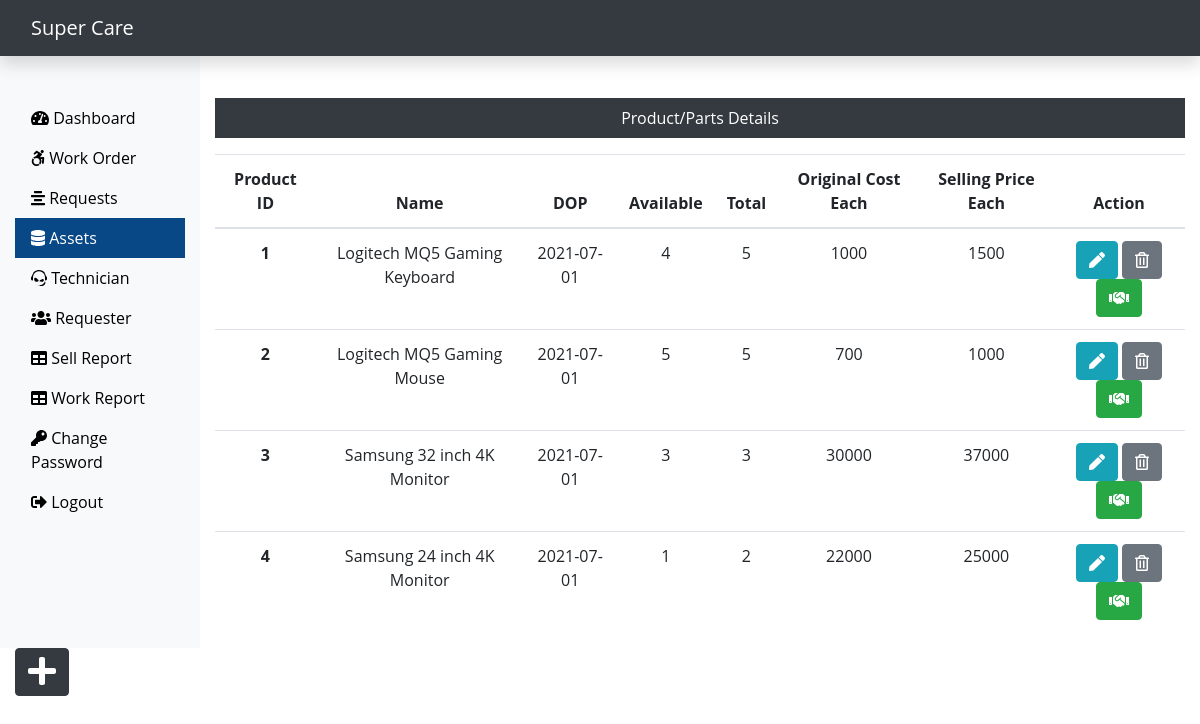
Page /Admin/assets.php (signed in) on the committed database.
### tables this page shows
CREATE TABLE `assets_tb` (
  `pid` int(11) NOT NULL,
  `pname` varchar(60) NOT NULL,
  `pdop` date NOT NULL,
  `pava` int(11) NOT NULL,
  `ptotal` int(11) NOT NULL,
  `poriginalcost` int(11) NOT NULL,
  `psellingcost` int(11) NOT NULL
);

### Admin/assets.php (the view, shortened to what this page needs)
<?php
include('includes/header.php');
include('../dbConnection.php');
?>
<div class="col-sm-9 col-md-10 mt-5 text-center">
  <p class=" bg-dark text-white p-2">Product/Parts Details</p>
  <?php
  $sql = "SELECT * FROM assets_tb";
  $result = $conn->query($sql);
  if ($result->num_rows > 0) {
    echo '<table class="table">
    <thead>
      <tr>
        <th scope="col">Product ID</th>
        <th scope="col">Name</th>
        <th scope="col">DOP</th>
        <th scope="col">Available</th>
        <th scope="col">Total</th>
        <th scope="col">Original Cost Each</th>
        <th scope="col">Selling Price Each</th>
        <th scope="col">Action</th>
      </tr>
    </thead>
    <tbody>';
    while ($row = $result->fetch_assoc()) {
      echo '<tr>
        <th scope="row">' . $row["pid"] . '</th>
        <td>' . $row["pname"] . '</td>
        <td>' . $row["pdop"] . '</td>
        <td>' . $row["pava"] . '</td>
        <td>' . $row["ptotal"] . '</td>
        <td>' . $row["poriginalcost"] . '</td>
        <td>' . $row["psellingcost"] . '</td>
        <td>
          <form action="editproduct.php" method="POST" class="d-inline"> <input type="hidden" name="id" value=' . $row["pid"] . '><button type="submit" class="btn btn-info" name="view" value="View"><i class="fas fa-pen"></i></button></form>
          <form action="" method="POST" class="d-inline"><input type="hidden" name="id" value=' . $row["pid"] . '><button type="submit" class="btn btn-secondary" name="delete" value="Delete"><i class="far fa-trash-alt"></i></button></form>
          <form action="sellproduct.php" method="POST" class="d-inline"><input type="hidden" name="id" value=' . $row["pid"] . '><button type="submit" class="btn btn-success" name="issue" value="Issue"><i class="fas fa-handshake"></i></button></form>
        </td>
      </tr>';
    }
    echo '</tbody>
  </table>';
  } else {
    echo "0 Result";
  }
  ?>
</div>
</div>
<a class="btn btn-dark box" href="addproduct.php"><i class="fas fa-plus fa-2x"></i></a>
</div>
<?php
include('includes/footer.php');
?>

### Admin/includes/header.php (shortened to what this page needs)
<!DOCTYPE html>
<html lang="en">
<head>
    <link rel="stylesheet" href="../css/bootstrap.min.css">
    <link rel="stylesheet" href="../css/all.min.css">
    <link rel="stylesheet" href="../css/custom.css">
</head>
<body>
    <nav class="navbar navbar-dark fixed-top bg-dark shadow">
        <a class="navbar-brand col-sm-3 col-md-2 mr-0" href="dashboard.php">Super Care</a>
    </nav>
    <div class="container-fluid mb-5" style="margin-top:50px;">
        <div class="row">
            <nav class="col-sm-3 col-md-2 bg-light sidebar py-5 d-print-none">
                <div class="sidebar-sticky">
                    <ul class="nav flex-column">
                        <li class="nav-item">
                            <a class="nav-link <?php if (PAGE == 'dashboard') {
                                                    echo 'active';
                                                } ?> " href="dashboard.php">
                                <i class="fas fa-tachometer-alt"></i>
                                Dashboard
                            </a>
                        </li>
                        <li class="nav-item">
                            <a class="nav-link <?php if (PAGE == 'work') {
                                                    echo 'active';
                                                } ?>" href="work.php">
                                <i class="fab fa-accessible-icon"></i>
                                Work Order
                            </a>
                        </li>
                        <li class="nav-item">
                            <a class="nav-link <?php if (PAGE == 'request') {
                                                    echo 'active';
                                                } ?>" href="request.php">
                                <i class="fas fa-align-center"></i>
                                Requests
                            </a>
                        </li>
                        <li class="nav-item">
                            <a class="nav-link <?php if (PAGE == 'assets') {
                                                    echo 'active';
                                                } ?>" href="assets.php">
                                <i class="fas fa-database"></i>
                                Assets
                            </a>
                        </li>
                        <li class="nav-item">
                            <a class="nav-link <?php if (PAGE == 'technician') {
                                                    echo 'active';
                                                } ?>" href="technician.php">
                                <i class="fab fa-teamspeak"></i>
                                Technician
                            </a>
                        </li>
                        <li class="nav-item">
                            <a class="nav-link <?php if (PAGE == 'requesters') {
                                                    echo 'active';
                                                } ?>" href="requester.php">
                                <i class="fas fa-users"></i>
                                Requester
                            </a>
                        </li>
                        <li class="nav-item">
                            <a class="nav-link <?php if (PAGE == 'sellreport') {
                                                    echo 'active';
                                                } ?>" href="soldproductreport.php">
                                <i class="fas fa-table"></i>
                                Sell Report
                            </a>
                        </li>
                        <li class="nav-item">
                            <a class="nav-link <?php if (PAGE == 'workreport') {
                                                    echo 'active';
                                                } ?>" href="workreport.php">
                                <i class="fas fa-table"></i>
                                Work Report
                            </a>
                        </li>
                        <li class="nav-item">
                            <a class="nav-link <?php if (PAGE == 'changepass') {
                                                    echo 'active';
                                                } ?>" href="changepass.php">
                                <i class="fas fa-key"></i>
                                Change Password
                            </a>
                        </li>
                        <li class="nav-item">
                            <a class="nav-link" href="../logout.php">
                                <i class="fas fa-sign-out-alt"></i>
                                Logout
                            </a>
                        </li>
                    </ul>
                </div>
            </nav>

### Admin/includes/footer.php (shortened to what this page needs)
</body>
</html>

### css/custom.css (style rules this page uses)
body { font-family: 'Open Sans', sans-serif; }
a { color: black; }
.active { color: white; background-color: #084887; }

### rows in the picture
assets_tb: pid "1", pname "Logitech MQ5 Gaming Keyboard", pdop "2021-07-01", pava "4", ptotal "5", poriginalcost "1000", psellingcost "1500"
assets_tb: pid "2", pname "Logitech MQ5 Gaming Mouse", pdop "2021-07-01", pava "5", ptotal "5", poriginalcost "700", psellingcost "1000"
assets_tb: pid "3", pname "Samsung 32 inch 4K Monitor", pdop "2021-07-01", pava "3", ptotal "3", poriginalcost "30000", psellingcost "37000"
assets_tb: pid "4", pname "Samsung 24 inch 4K Monitor", pdop "2021-07-01", pava "1", ptotal "2", poriginalcost "22000", psellingcost "25000"
